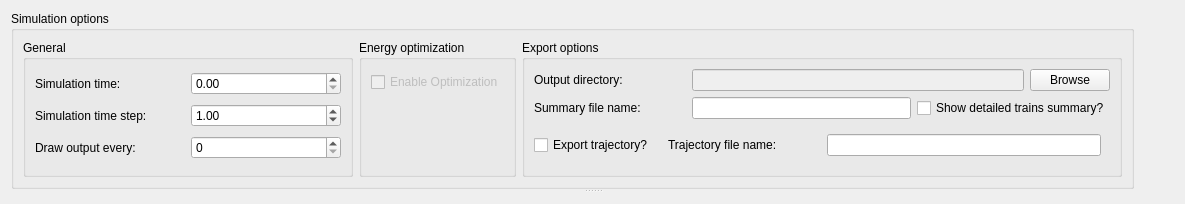
        <widget class="QWidget" name="tab_2">
         <attribute name="title">
          <string>Simulation</string>
         </attribute>
         <layout class="QGridLayout" name="gridLayout_26">
          <item row="0" column="0">
           <widget class="QSplitter" name="splitter_simulator">
            <property name="orientation">
             <enum>Qt::Vertical</enum>
            </property>
            <widget class="QWidget" name="layoutWidget">
             <layout class="QHBoxLayout" name="horizontalLayout_18">
              <item>
               <widget class="QGroupBox" name="groupBox">
                <property name="sizePolicy">
                 <sizepolicy hsizetype="Preferred" vsizetype="Maximum">
                  <horstretch>0</horstretch>
                  <verstretch>0</verstretch>
                 </sizepolicy>
                </property>
                <property name="maximumSize">
                 <size>
                  <width>16777215</width>
                  <height>229</height>
                 </size>
                </property>
                <property name="title">
                 <string>Simulation options</string>
                </property>
                <layout class="QGridLayout" name="gridLayout_20">
                 <property name="sizeConstraint">
                  <enum>QLayout::SetFixedSize</enum>
                 </property>
                 <item row="0" column="1">
                  <widget class="QGroupBox" name="verticalGroupBox_6">
                   <property name="minimumSize">
                    <size>
                     <width>600</width>
                     <height>0</height>
                    </size>
                   </property>
                   <property name="title">
                    <string>Export options</string>
                   </property>
                   <layout class="QVBoxLayout" name="verticalLayout_8">
                    <item>
                     <layout class="QHBoxLayout" name="horizontalLayout_15">
                      <item>
                       <widget class="QLabel" name="label_11">
                        <property name="minimumSize">
                         <size>
                          <width>152</width>
                          <height>0</height>
                         </size>
                        </property>
                        <property name="text">
                         <string>Output directory:</string>
                        </property>
                       </widget>
                      </item>
                      <item>
                       <widget class="QLineEdit" name="lineEdit_outputPath">
                        <property name="enabled">
                         <bool>false</bool>
                        </property>
                       </widget>
                      </item>
                      <item>
                       <widget class="QPushButton" name="pushButton_selectoutputPath">
                        <property name="toolTip">
                         <string>&lt;html&gt;&lt;head/&gt;&lt;body&gt;&lt;p&gt;Specify the directory location where the simulation output will be saved. It determines the folder or path where the generated simulation output files will be stored.&lt;/p&gt;&lt;/body&gt;&lt;/html&gt;</string>
                        </property>
                        <property name="text">
                         <string>Browse</string>
                        </property>
                       </widget>
                      </item>
                     </layout>
                    </item>
                    <item>
                     <layout class="QHBoxLayout" name="horizontalLayout_16">
                      <item>
                       <widget class="QLabel" name="label_12">
                        <property name="minimumSize">
                         <size>
                          <width>152</width>
                          <height>0</height>
                         </size>
                        </property>
                        <property name="text">
                         <string>Summary file name:</string>
                        </property>
                       </widget>
                      </item>
                      <item>
                       <widget class="QLineEdit" name="lineEdit_summaryfilename">
                        <property name="toolTip">
                         <string>&lt;html&gt;&lt;head/&gt;&lt;body&gt;&lt;p&gt;Enter the desired name for the summary file that will be generated by the simulation. It determines the name of the file that will contain an overview or summary of the simulation results. Provide a descriptive and recognizable name for the summary file, reflecting the purpose or content it represents.&lt;/p&gt;&lt;/body&gt;&lt;/html&gt;</string>
                        </property>
                       </widget>
                      </item>
                      <item>
                       <widget class="QCheckBox" name="checkBox_detailedTrainsSummay">
                        <property name="toolTip">
                         <string>&lt;html&gt;&lt;head/&gt;&lt;body&gt;&lt;p&gt;Check this box if you want to display a detailed summary of trains during the simulation. By selecting this option, you indicate your preference for additional information and metrics about each individual train's performance and status.&lt;/p&gt;&lt;p&gt;When checked, the simulation output will include a detailed trains summary, providing insights such as train energy consumptions, arrival times, and any relevant performance metrics. This detailed summary can be helpful for in-depth analysis and monitoring of each train's behavior throughout the simulation.&lt;/p&gt;&lt;/body&gt;&lt;/html&gt;</string>
                        </property>
                        <property name="text">
                         <string>Show detailed trains summary?</string>
                        </property>
                       </widget>
                      </item>
                     </layout>
                    </item>
                    <item>
                     <layout class="QHBoxLayout" name="horizontalLayout_17">
                      <item>
                       <widget class="QCheckBox" name="checkBox_exportTrajectory">
                        <property name="toolTip">
                         <string>&lt;html&gt;&lt;head/&gt;&lt;body&gt;&lt;p&gt;Check this box if you want to export the trajectory data of trains during the simulation. By selecting this option, you indicate your intention to save the detailed trajectory information of each train's movement throughout the simulation.&lt;/p&gt;&lt;p&gt;When checked, the simulation will generate trajectory data files, capturing the precise positions and timestamps of trains at various points in time. Exporting trajectory data allows for further analysis, visualization, or integration with external tools or systems. This option is particularly useful when conducting post-simulation analysis or when you need to examine train movements in detail.&lt;/p&gt;&lt;/body&gt;&lt;/html&gt;</string>
                        </property>
                        <property name="text">
                         <string>Export trajectory?</string>
                        </property>
                       </widget>
                      </item>
                      <item>
                       <widget class="QWidget" name="horizontalWidget_TrajFile" native="true">
                        <layout class="QHBoxLayout" name="horizontalLayout_13">
                         <item>
                          <widget class="QLabel" name="label_13">
                           <property name="minimumSize">
                            <size>
                             <width>153</width>
                             <height>0</height>
                            </size>
                           </property>
                           <property name="text">
                            <string>Trajectory file name:</string>
                           </property>
                          </widget>
                         </item>
                         <item>
                          <widget class="QLineEdit" name="lineEdit_trajectoryFilename">
                           <property name="toolTip">
                            <string>&lt;html&gt;&lt;head/&gt;&lt;body&gt;&lt;p&gt;Enter the desired name for the trajectory file that will be generated during the simulation. The &amp;quot;Trajectory File Name&amp;quot; setting determines the name of the file that will store the trajectory data of trains' movements.&lt;/p&gt;&lt;/body&gt;&lt;/html&gt;</string>
                           </property>
                          </widget>
                         </item>
                        </layout>
                       </widget>
                      </item>
                     </layout>
                    </item>
                   </layout>
                  </widget>
                 </item>
                 <item row="0" column="0">
                  <layout class="QVBoxLayout" name="verticalLayout_5">
                   <item>
                    <layout class="QHBoxLayout" name="horizontalLayout_8">
                     <item>
                      <widget class="QGroupBox" name="verticalGroupBox_61">
                       <property name="title">
                        <string>General</string>
                       </property>
                       <layout class="QVBoxLayout" name="verticalLayout_6">
                        <item>
                         <layout class="QHBoxLayout" name="horizontalLayout_11">
                          <item>
                           <widget class="QLabel" name="label_7">
                            <property name="minimumSize">
                             <size>
                              <width>150</width>
                              <height>0</height>
                             </size>
                            </property>
                            <property name="text">
                             <string>Simulation time:</string>
                            </property>
                           </widget>
                          </item>
                          <item>
                           <widget class="QDoubleSpinBox" name="doubleSpinBox">
                            <property name="minimumSize">
                             <size>
                              <width>150</width>
                              <height>0</height>
                             </size>
                            </property>
                            <property name="toolTip">
                             <string>&lt;html&gt;&lt;head/&gt;&lt;body&gt;&lt;p&gt;Enter the desired end time for your simulation in this textbox. The simulation end time represents the point at which the simulation will conclude or stop running in seconds.&lt;/p&gt;&lt;p&gt;If you set the value to 0, the simulation will stop only when all trains have reached their respective destinations.&lt;/p&gt;&lt;/body&gt;&lt;/html&gt;</string>
                            </property>
                            <property name="minimum">
                             <double>0.000000000000000</double>
                            </property>
                            <property name="maximum">
                             <double>999999999.000000000000000</double>
                            </property>
                            <property name="singleStep">
                             <double>10.000000000000000</double>
                            </property>
                            <property name="stepType">
                             <enum>QAbstractSpinBox::DefaultStepType</enum>
                            </property>
                            <property name="value">
                             <double>0.000000000000000</double>
                            </property>
                           </widget>
                          </item>
                         </layout>
                        </item>
                        <item>
                         <layout class="QHBoxLayout" name="horizontalLayout_12">
                          <item>
                           <widget class="QLabel" name="label_9">
                            <property name="minimumSize">
                             <size>
                              <width>150</width>
                              <height>0</height>
                             </size>
                            </property>
                            <property name="text">
                             <string>Simulation time step:</string>
                            </property>
                           </widget>
                          </item>
                          <item>
                           <widget class="QDoubleSpinBox" name="doubleSpinBox_timeStep">
                            <property name="toolTip">
                             <string>&lt;html&gt;&lt;head/&gt;&lt;body&gt;&lt;p&gt;Enter the time step duration for your simulation in seconds. The time step represents the increment of time by which the simulation progresses with each iteration. A preferred time step for your simulation is 1.0 seconds. Adjusting the time step duration allows you to balance between simulation accuracy and performance. Keep in mind that smaller time steps provide more precise results but may increase computational load, while larger time steps prioritize performance over absolute accuracy. Find the optimal balance by experimenting with different values for your specific simulation requirements.&lt;/p&gt;&lt;/body&gt;&lt;/html&gt;</string>
                            </property>
                            <property name="minimum">
                             <double>0.100000000000000</double>
                            </property>
                            <property name="maximum">
                             <double>10.000000000000000</double>
                            </property>
                            <property name="singleStep">
                             <double>0.100000000000000</double>
                            </property>
                            <property name="value">
                             <double>1.000000000000000</double>
                            </property>
                           </widget>
                          </item>
                         </layout>
                        </item>
                        <item>
                         <layout class="QHBoxLayout" name="horizontalLayout_10">
                          <item>
                           <widget class="QLabel" name="label_10">
                            <property name="minimumSize">
                             <size>
                              <width>150</width>
                              <height>0</height>
                             </size>
                            </property>
                            <property name="text">
                             <string>Draw output every:</string>
                            </property>
                           </widget>
                          </item>
                          <item>
                           <widget class="QSpinBox" name="spinBox_plotEvery">
                            <property name="toolTip">
                             <string>&lt;html&gt;&lt;head/&gt;&lt;body&gt;&lt;p&gt;Specify the interval for updating and drawing the simulation output. It determines how frequently the visual representation of the simulation is updated and displayed. A preferred value for your simulation is 100. Adjust this interval based on your preference for visual feedback and performance considerations.&lt;/p&gt;&lt;p&gt;For example, if you set it to 100, the simulation will update and redraw the output every 100 simulation steps or iterations, providing periodic visual updates. Modify this value according to your requirements, finding the optimal balance between real-time updates and potential performance impacts.&lt;/p&gt;&lt;/body&gt;&lt;/html&gt;</string>
                            </property>
                            <property name="maximum">
                             <number>1000</number>
                            </property>
                            <property name="singleStep">
                             <number>50</number>
                            </property>
                           </widget>
                          </item>
                         </layout>
                        </item>
                       </layout>
                      </widget>
                     </item>
                     <item>
                      <widget class="QGroupBox" name="verticalGroupBox_7">
                       <property name="title">
                        <string>Energy optimization</string>
                       </property>
                       <layout class="QVBoxLayout" name="verticalLayout_7">
                        <item>
                         <layout class="QHBoxLayout" name="horizontalLayout_14">
                          <item>
                           <widget class="QCheckBox" name="checkBox_2">
                            <property name="enabled">
                             <bool>false</bool>
                            </property>
                            <property name="text">
                             <string>Enable Optimization</string>
                            </property>
                           </widget>
                          </item>
                         </layout>
                        </item>
                        <item>
                         <spacer name="verticalSpacer_4">
                          <property name="orientation">
                           <enum>Qt::Vertical</enum>
                          </property>
                          <property name="sizeType">
                           <enum>QSizePolicy::Preferred</enum>
                          </property>
                          <property name="sizeHint" stdset="0">
                           <size>
                            <width>20</width>
                            <height>70</height>
                           </size>
                          </property>
                         </spacer>
                        </item>
                       </layout>
                      </widget>
                     </item>
                    </layout>
                   </item>
                  </layout>
                 </item>
                </layout>
               </widget>
              </item>
              <item>
               <spacer name="horizontalSpacer_12">
                <property name="orientation">
                 <enum>Qt::Horizontal</enum>
                </property>
                <property name="sizeHint" stdset="0">
                 <size>
                  <width>40</width>
                  <height>20</height>
                 </size>
                </property>
               </spacer>
              </item>
             </layout>
            </widget>
            <widget class="CustomPlot" name="plot_simulation" native="true">
             <property name="minimumSize">
              <size>
               <width>0</width>
               <height>0</height>
              </size>
             </property>
             <property name="mouseTracking">
              <bool>true</bool>
             </property>
            </widget>
           </widget>
          </item>
         </layout>
        </widget>
